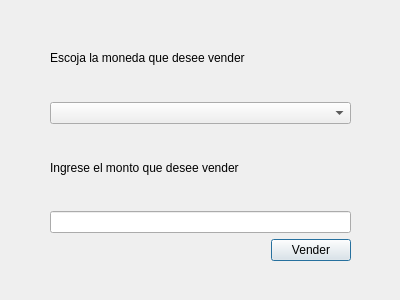
<?xml version="1.0" encoding="UTF-8"?>
<ui version="4.0">
 <class>Dialog</class>
 <widget class="QDialog" name="Dialog">
  <property name="geometry">
   <rect>
    <x>0</x>
    <y>0</y>
    <width>400</width>
    <height>300</height>
   </rect>
  </property>
  <property name="windowTitle">
   <string>Dialog</string>
  </property>
  <widget class="QWidget" name="verticalLayoutWidget">
   <property name="geometry">
    <rect>
     <x>50</x>
     <y>20</y>
     <width>301</width>
     <height>261</height>
    </rect>
   </property>
   <layout class="QVBoxLayout" name="verticalLayout">
    <item>
     <widget class="QLabel" name="label">
      <property name="text">
       <string>Escoja la moneda que desee vender</string>
      </property>
     </widget>
    </item>
    <item>
     <widget class="QComboBox" name="CryptoBox"/>
    </item>
    <item>
     <widget class="QLabel" name="label_2">
      <property name="text">
       <string>Ingrese el monto que desee vender</string>
      </property>
     </widget>
    </item>
    <item>
     <widget class="QLineEdit" name="SellTxt"/>
    </item>
    <item>
     <layout class="QHBoxLayout" name="horizontalLayout">
      <item>
       <spacer name="horizontalSpacer_2">
        <property name="orientation">
         <enum>Qt::Horizontal</enum>
        </property>
        <property name="sizeHint" stdset="0">
         <size>
          <width>40</width>
          <height>20</height>
         </size>
        </property>
       </spacer>
      </item>
      <item>
       <spacer name="horizontalSpacer">
        <property name="orientation">
         <enum>Qt::Horizontal</enum>
        </property>
        <property name="sizeHint" stdset="0">
         <size>
          <width>40</width>
          <height>20</height>
         </size>
        </property>
       </spacer>
      </item>
      <item>
       <widget class="QPushButton" name="SellBtn">
        <property name="text">
         <string>Vender</string>
        </property>
       </widget>
      </item>
     </layout>
    </item>
    <item>
     <spacer name="horizontalSpacer_3">
      <property name="orientation">
       <enum>Qt::Horizontal</enum>
      </property>
      <property name="sizeHint" stdset="0">
       <size>
        <width>40</width>
        <height>20</height>
       </size>
      </property>
     </spacer>
    </item>
   </layout>
  </widget>
 </widget>
 <resources/>
 <connections/>
</ui>
